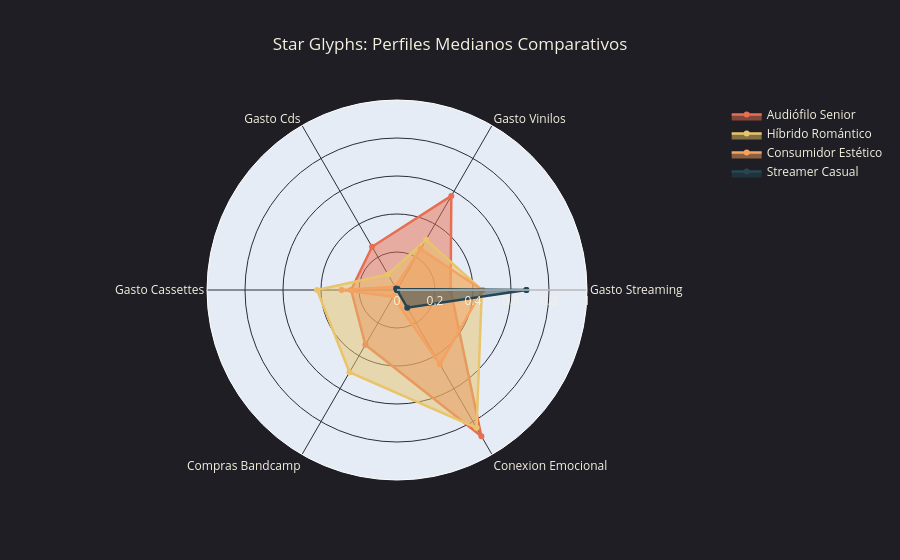

Notebook code for this chart:
### Markdown cell above
### 9. Star Glyphs (Huellas de Consumo Radial)
Normalizamos las variables críticas para evaluar cuál es la "huella dactilar" característica de cada una de nuestras cuatro tribus en formato polar.

### Code cell
radar_features = ["gasto_streaming", "gasto_vinilos", "gasto_cds", "gasto_cassettes", "compras_bandcamp", "conexion_emocional"]
df_radar_data = df_usuarios.copy()

for col in radar_features:
    df_radar_data[col] = (df_radar_data[col] - df_radar_data[col].min()) / (df_radar_data[col].max() - df_radar_data[col].min())

fig_radar = go.Figure()
colores_tribu = {
    "Audiófilo Senior": "#E76F51",
    "Híbrido Romántico": "#E9C46A",
    "Consumidor Estético": "#F4A261",
    "Streamer Casual": "#264653"
}

for tribu, color in colores_tribu.items():
    mediana_tribu = df_radar_data[df_radar_data["tribu_real"] == tribu][radar_features].median()
    valores_lista = mediana_tribu.tolist()
    
    fig_radar.add_trace(go.Scatterpolar(
        r=valores_lista + [valores_lista[0]], 
        theta=[f.replace("_", " ").title() for f in radar_features] + [radar_features[0].replace("_", " ").title()],
        fill='toself',
        name=tribu,
        line=dict(color=color, width=2.5)
    ))

fig_radar.update_layout(
    polar=dict(
        radialaxis=dict(visible=True, range=[0, 1], gridcolor="#2D2D35", tickfont=dict(color="#F4F1DE")),
        angularaxis=dict(gridcolor="#2D2D35", tickfont=dict(color="#F4F1DE"))
    ),
    paper_bgcolor="#1E1E24",
    plot_bgcolor="#1E1E24",
    font=dict(color="#F4F1DE"),
    title=dict(text="Star Glyphs: Perfiles Medianos Comparativos", x=0.5, font=dict(color="#F4F1DE"))
)
fig_radar.show()

### Figure 1 — Plotly figure (JSON) as saved in the notebook; plotly's stock layout.template omitted (floating-point values rounded to 4 significant figures)
{"data": [{"fill": "toself", "line": {"color": "#E76F51", "width": 2.5}, "name": "Audiófilo Senior", "r": [0.2822, 0.5718, 0.2625, 0.2414, 0.3333, 0.8882, 0.2822], "theta": ["Gasto Streaming", "Gasto Vinilos", "Gasto Cds", "Gasto Cassettes", "Compras Bandcamp", "Conexion Emocional", "Gasto Streaming"], "type": "scatterpolar"}, {"fill": "toself", "line": {"color": "#E9C46A", "width": 2.5}, "name": "Híbrido Romántico", "r": [0.4466, 0.3054, 0.09477, 0.4207, 0.5, 0.8375, 0.4466], "theta": ["Gasto Streaming", "Gasto Vinilos", "Gasto Cds", "Gasto Cassettes", "Compras Bandcamp", "Conexion Emocional", "Gasto Streaming"], "type": "scatterpolar"}, {"fill": "toself", "line": {"color": "#F4A261", "width": 2.5}, "name": "Consumidor Estético", "r": [0.4493, 0.2489, 0.01944, 0.2921, 0.04167, 0.4518, 0.4493], "theta": ["Gasto Streaming", "Gasto Vinilos", "Gasto Cds", "Gasto Cassettes", "Compras Bandcamp", "Conexion Emocional", "Gasto Streaming"], "type": "scatterpolar"}, {"fill": "toself", "line": {"color": "#264653", "width": 2.5}, "name": "Streamer Casual", "r": [0.6809, 0.006281, 0.009182, 0, 0, 0.1078, 0.6809], "theta": ["Gasto Streaming", "Gasto Vinilos", "Gasto Cds", "Gasto Cassettes", "Compras Bandcamp", "Conexion Emocional", "Gasto Streaming"], "type": "scatterpolar"}], "layout": {"font": {"color": "#F4F1DE"}, "paper_bgcolor": "#1E1E24", "plot_bgcolor": "#1E1E24", "polar": {"angularaxis": {"gridcolor": "#2D2D35", "tickfont": {"color": "#F4F1DE"}}, "radialaxis": {"gridcolor": "#2D2D35", "range": [0, 1], "tickfont": {"color": "#F4F1DE"}, "visible": true}}, "title": {"font": {"color": "#F4F1DE"}, "text": "Star Glyphs: Perfiles Medianos Comparativos", "x": 0.5}}}
